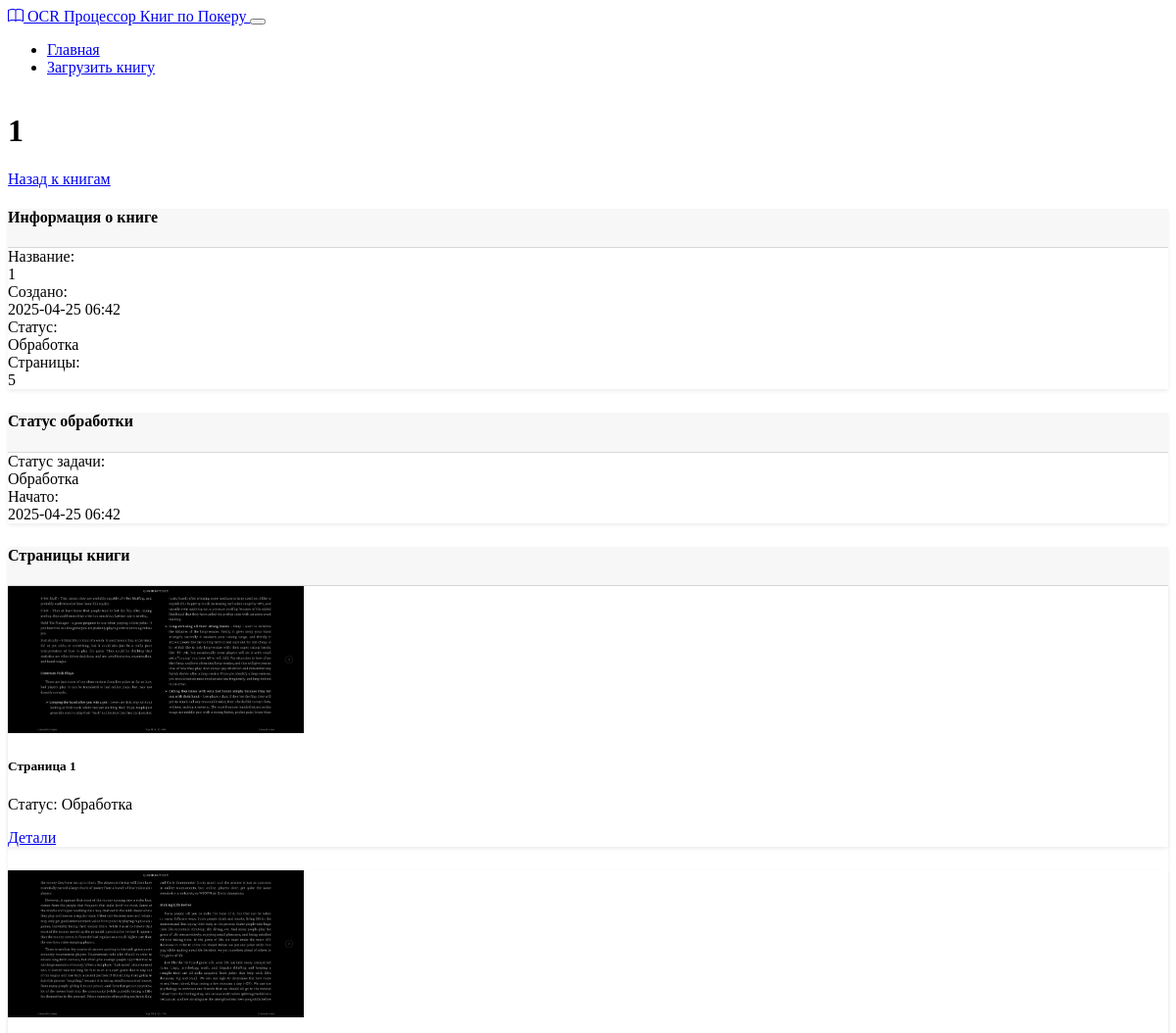
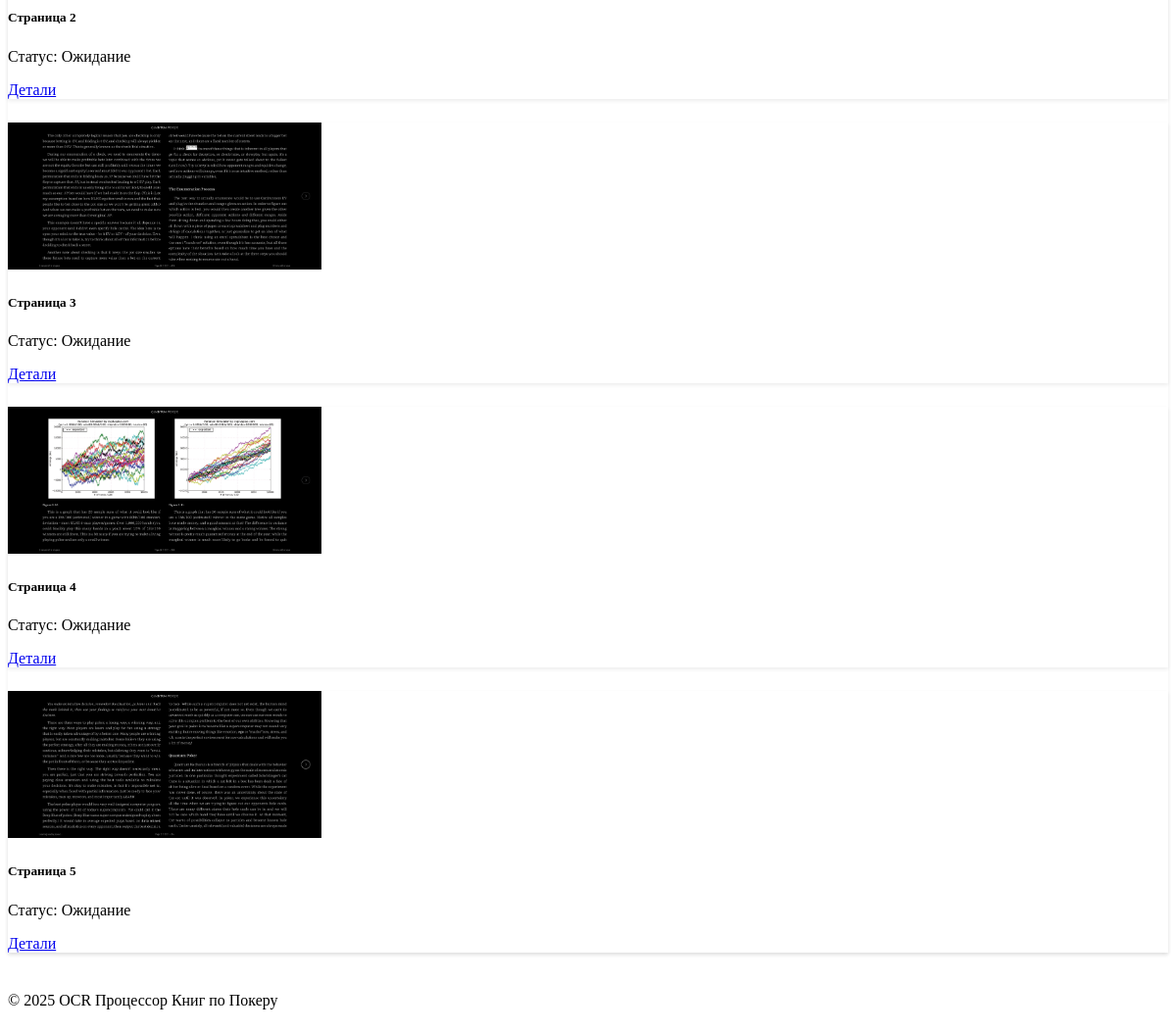
Page /book/3 on the earlier database version (2 pictures, top to bottom).
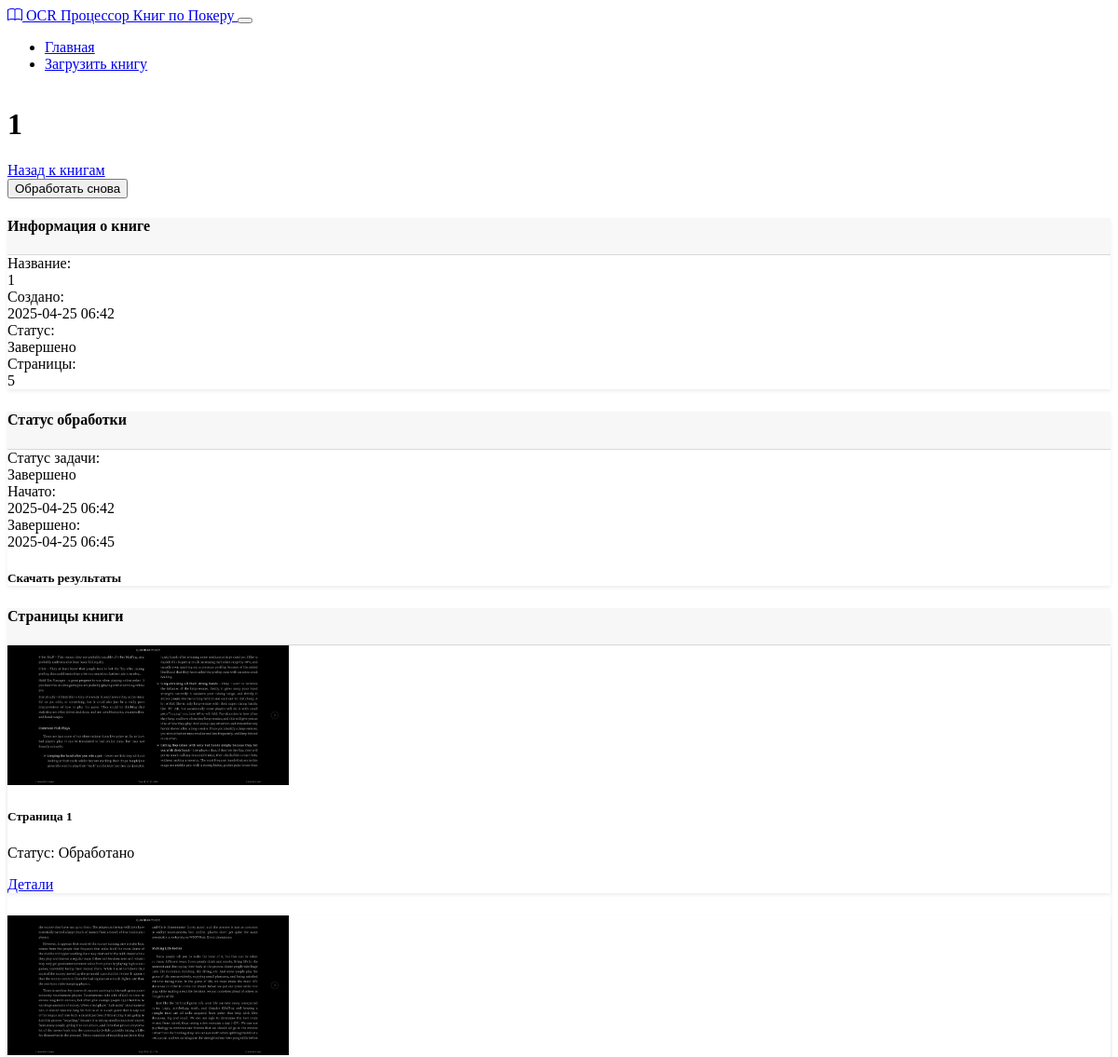
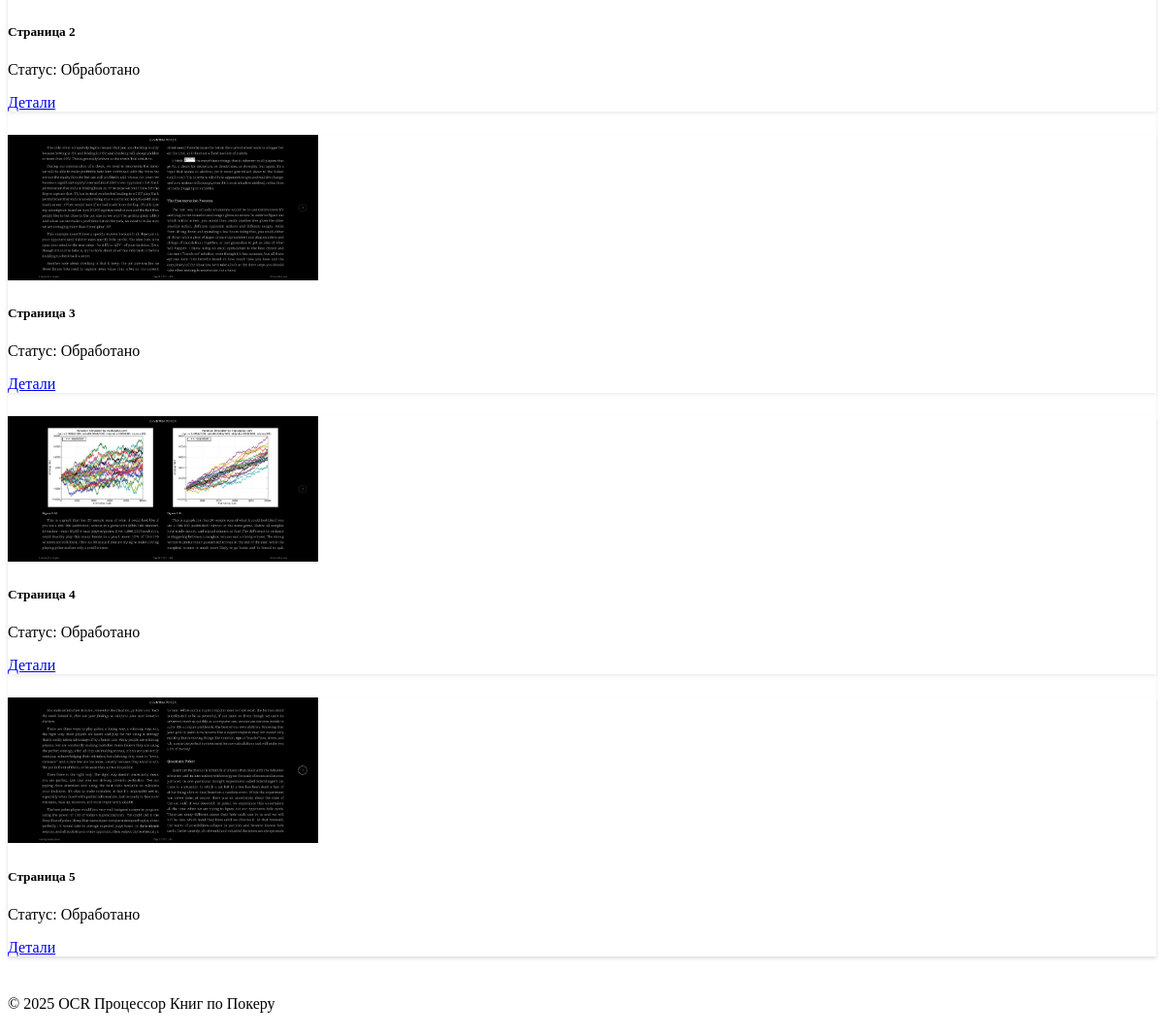
Same page on the later database version (2 pictures, top to bottom).
### models.py (models this page shows, shortened)
class Book(db.Model):
    id = db.Column(db.Integer, primary_key=True)
    title = db.Column(db.String(255), nullable=False)
    description = db.Column(db.Text, nullable=True)
    created_at = db.Column(db.DateTime, default=datetime.utcnow)
    status = db.Column(db.String(50), default='new')  # new, processing, completed, error
    pages = db.relationship('BookPage', backref='book', lazy=True, cascade='all, delete-orphan')

class ProcessingJob(db.Model):
    id = db.Column(db.Integer, primary_key=True)
    book_id = db.Column(db.Integer, db.ForeignKey('book.id'), nullable=False)
    status = db.Column(db.String(50), default='queued')  # queued, processing, completed, failed
    created_at = db.Column(db.DateTime, default=datetime.utcnow)
    completed_at = db.Column(db.DateTime, nullable=True)
    error_message = db.Column(db.Text, nullable=True)
    result_file_en = db.Column(db.String(255), nullable=True)  # Path to English PDF
    result_file_ru = db.Column(db.String(255), nullable=True)  # Path to Russian PDF

class BookPage(db.Model):
    id = db.Column(db.Integer, primary_key=True)
    book_id = db.Column(db.Integer, db.ForeignKey('book.id'), nullable=False)
    page_number = db.Column(db.Integer, nullable=True)
    image_path = db.Column(db.String(255), nullable=False)
    processed_image_path = db.Column(db.String(255), nullable=True)
    text_content = db.Column(db.Text, nullable=True)
    translated_content = db.Column(db.Text, nullable=True)
    status = db.Column(db.String(50), default='pending')  # pending, processed, error
    created_at = db.Column(db.DateTime, default=datetime.utcnow)

### routes.py (the view)
@app.route('/book/<int:book_id>')
def view_book(book_id):
    book = Book.query.get_or_404(book_id)
    pages = BookPage.query.filter_by(book_id=book_id).order_by(BookPage.page_number).all()
    job = ProcessingJob.query.filter_by(book_id=book_id).order_by(ProcessingJob.created_at.desc()).first()
    return render_template('book.html', book=book, pages=pages, job=job)

### routes.py (called while the page is built)
@app.context_processor
def inject_now():
    return {'now': datetime.utcnow()}

### templates/book.html (shortened to what this page needs)
{% extends "layout.html" %}
{% block content %}
<div class="mb-4">
    <div class="d-flex justify-content-between align-items-center">
        <h1>{{ book.title }}</h1>
        <div>
            <a href="{{ url_for('index') }}" class="btn btn-outline-secondary">Назад к книгам</a>
            {% if book.status == 'completed' or book.status == 'error' %}
            <form class="d-inline" method="POST" action="{{ url_for('reprocess_book', book_id=book.id) }}">
                <button type="submit" class="btn btn-warning">Обработать снова</button>
            </form>
            {% endif %}
        </div>
    </div>
</div>
<div class="row mb-4">
    <div class="col-md-6">
        <div class="card mb-4 h-100">
            <div class="card-header">
                <h4>Информация о книге</h4>
            </div>
            <div class="card-body">
                <div class="mb-3">
                    <div class="row">
                        <div class="col-md-4 fw-bold">Название:</div>
                        <div class="col-md-8">{{ book.title }}</div>
                    </div>
                </div>
                <div class="mb-3">
                    <div class="row">
                        <div class="col-md-4 fw-bold">Создано:</div>
                        <div class="col-md-8">{{ book.created_at.strftime('%Y-%m-%d %H:%M') }}</div>
                    </div>
                </div>
                <div class="mb-3">
                    <div class="row">
                        <div class="col-md-4 fw-bold">Статус:</div>
                        <div class="col-md-8">
                            {% if book.status == 'new' %}
                                <span class="badge bg-secondary">Новая</span>
                            {% elif book.status == 'processing' %}
                                <span class="badge bg-primary">Обработка</span>
                            {% elif book.status == 'completed' %}
                                <span class="badge bg-success">Завершено</span>
                            {% elif book.status == 'error' %}
                                <span class="badge bg-danger">Ошибка</span>
                            {% endif %}
                        </div>
                    </div>
                </div>
                <div class="mb-3">
                    <div class="row">
                        <div class="col-md-4 fw-bold">Страницы:</div>
                        <div class="col-md-8">{{ pages|length }}</div>
                    </div>
                </div>
            </div>
        </div>
    </div>
    <div class="col-md-6">
        <div class="card mb-4 h-100">
            <div class="card-header">
                <h4>Статус обработки</h4>
            </div>
            <div class="card-body">
                {% if job %}
                <div class="mb-3">
                    <div class="row">
                        <div class="col-md-4 fw-bold">Статус задачи:</div>
                        <div class="col-md-8">
                            {% if job.status == 'queued' %}
                                <span class="badge bg-secondary">В очереди</span>
                            {% elif job.status == 'processing' %}
                                <span class="badge bg-primary">Обработка</span>
                            {% elif job.status == 'completed' %}
                                <span class="badge bg-success">Завершено</span>
                            {% elif job.status == 'failed' %}
                                <span class="badge bg-danger">Ошибка</span>
                            {% endif %}
                        </div>
                    </div>
                </div>
                <div class="mb-3">
                    <div class="row">
                        <div class="col-md-4 fw-bold">Начато:</div>
                        <div class="col-md-8">{{ job.created_at.strftime('%Y-%m-%d %H:%M') }}</div>
                    </div>
                </div>
                {% if job.completed_at %}
                <div class="mb-3">
                    <div class="row">
                        <div class="col-md-4 fw-bold">Завершено:</div>
                        <div class="col-md-8">{{ job.completed_at.strftime('%Y-%m-%d %H:%M') }}</div>
                    </div>
                </div>
                {% endif %}
                {% if job.status == 'completed' %}
                <div class="mt-4">
                    <h5>Скачать результаты</h5>
                </div>
                {% endif %}
                {% else %}
                <div class="alert alert-info">
                    Для этой книги не была запущена обработка.
                </div>
                {% endif %}
            </div>
        </div>
    </div>
</div>
<div class="card mb-4">
    <div class="card-header">
        <h4>Страницы книги</h4>
    </div>
    <div class="card-body">
        {% if pages %}
        <div class="row g-3">
            {% for page in pages %}
            <div class="col-md-3 col-sm-4 col-6">
                <div class="card h-100">
                    {% if page.image_path %}
                    <img src="{{ url_for('get_image', filename=page.image_path.split('/')[-1]) }}" class="card-img-top" alt="Страница {{ page.page_number }}" style="height: 150px; object-fit: cover;">
                    {% endif %}
                    <div class="card-body p-2">
                        <h5 class="card-title">Страница {{ page.page_number }}</h5>
                        <p class="card-text small">
                            Статус:
                            {% if page.status == 'pending' %}
                                <span class="badge bg-secondary">Ожидание</span>
                            {% elif page.status == 'processing' %}
                                <span class="badge bg-primary">Обработка</span>
                            {% elif page.status == 'processed' %}
                                <span class="badge bg-success">Обработано</span>
                            {% elif page.status == 'error' %}
                                <span class="badge bg-danger">Ошибка</span>
                            {% endif %}
                        </p>
                        <a href="{{ url_for('view_page', page_id=page.id) }}" class="btn btn-sm btn-outline-primary">Детали</a>
                    </div>
                </div>
            </div>
            {% endfor %}
        </div>
        {% else %}
        <div class="alert alert-warning">
            Для этой книги не загружено страниц.
        </div>
        {% endif %}
    </div>
</div>
{% endblock %}

### templates/layout.html (shortened to what this page needs)
<!DOCTYPE html>
<html lang="ru" data-bs-theme="dark">
<head>
    <link href="https://cdn.replit.com/agent/bootstrap-agent-dark-theme.min.css" rel="stylesheet">
    <link rel="stylesheet" href="https://cdn.jsdelivr.net/npm/bootstrap-icons@1.10.5/font/bootstrap-icons.css">
    <link rel="stylesheet" href="{{ url_for('static', filename='css/styles.css') }}">
</head>
<body class="d-flex flex-column min-vh-100">
    <nav class="navbar navbar-expand-lg navbar-dark bg-dark">
        <div class="container">
            <a class="navbar-brand" href="{{ url_for('index') }}">
                <i class="bi bi-book me-2"></i>
                OCR Процессор Книг по Покеру
            </a>
            <button class="navbar-toggler" type="button" data-bs-toggle="collapse" data-bs-target="#navbarNav" aria-controls="navbarNav" aria-expanded="false" aria-label="Toggle navigation">
            </button>
            <div class="collapse navbar-collapse" id="navbarNav">
                <ul class="navbar-nav">
                    <li class="nav-item">
                        <a class="nav-link" href="{{ url_for('index') }}">Главная</a>
                    </li>
                    <li class="nav-item">
                        <a class="nav-link" href="{{ url_for('upload_book') }}">Загрузить книгу</a>
                    </li>
                </ul>
            </div>
        </div>
    </nav>
    <div class="container my-4">
        {% block content %}{% endblock %}
    </div>
    <footer class="py-3 mt-auto bg-body-tertiary">
        <div class="container text-center">
            <p class="mb-0">&copy; 2025 OCR Процессор Книг по Покеру</p>
        </div>
    </footer>
</body>
</html>

### static/css/styles.css (style rules this page uses)
body { display: flex; flex-direction: column; min-height: 100vh; }
.container { flex: 1; }
.card { margin-bottom: 1.5rem; border: none; box-shadow: 0 0.125rem 0.25rem rgba(0, 0, 0, 0.075); }
.card-header { background-color: rgba(0, 0, 0, 0.03); border-bottom: 1px solid rgba(0, 0, 0, 0.125); }
.card-img-top { transition: transform 0.3s ease; }
footer { margin-top: auto; }

Differences in the rows shown:
changed Book: status "processing" → "completed" (drawn)
changed ProcessingJob: status "processing" → "completed" (drawn); completed_at (not shown) → "2025-04-25 06:45"
changed BookPage (number 1 of 5 on the later page): status "Обработка" → "Обработано"
changed BookPage (number 2 of 5 on the later page): status "Ожидание" → "Обработано"
changed BookPage (number 3 of 5 on the later page): status "Ожидание" → "Обработано"
changed BookPage (number 4 of 5 on the later page): status "Ожидание" → "Обработано"
changed BookPage (number 5 of 5 on the later page): status "Ожидание" → "Обработано"
Other differences:
text no longer shown: "Обработка Обработка"
text now shown: "Обработать снова Завершено Завершено Завершено: Скачать результаты"
